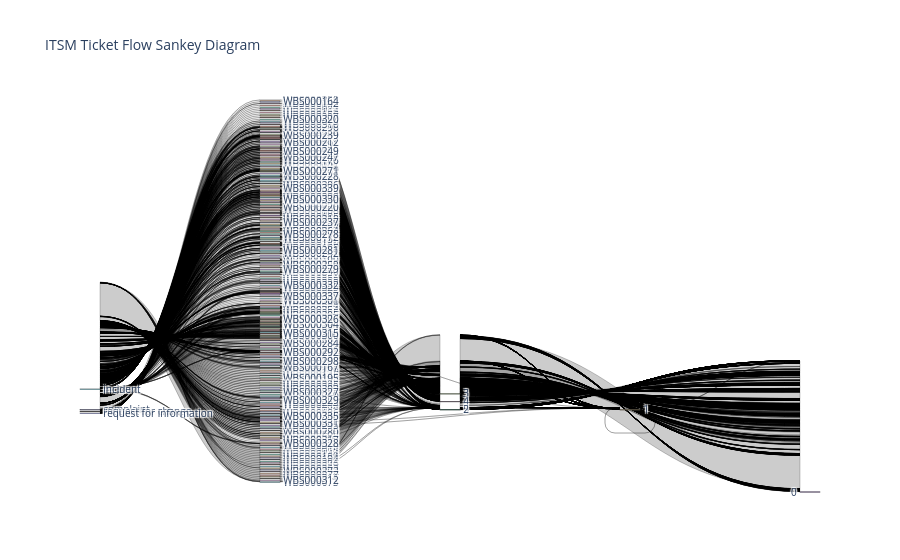

The notebook cell this image was saved under:
### Markdown cell above
- High median reassignments in specific WBS codes pinpoint departments where tickets reassign due to misrouting or technical complexity, signaling a need for Targeted Task 3 Automation.
- Large  outliers in High Priority tickets reveal inconsistent handling of urgent issues; these departments require Strict SLA Enforcement and specialized training.
- Departments showing high reassignments even for Low Priority tickets are primary candidates for Self-Service Portals, which would deflect these repetitive queries and reduce manual overhead.

### Code cell
# Aggregate data
sankey_df = df_eda.groupby(['Category','WBS','Priority','Has_RFC']).size().reset_index(name='Count')

# Create labels list
labels = list(pd.unique(
    sankey_df[['Category','WBS','Priority','Has_RFC']].values.ravel()
))

# Create mapping dictionary
label_dict = {label: i for i, label in enumerate(labels)}

# Create source and target lists
source = []
target = []
value = []

for _, row in sankey_df.iterrows():
    source.append(label_dict[row['Category']])
    target.append(label_dict[row['WBS']])
    value.append(row['Count'])

    source.append(label_dict[row['WBS']])
    target.append(label_dict[row['Priority']])
    value.append(row['Count'])

    source.append(label_dict[row['Priority']])
    target.append(label_dict[row['Has_RFC']])
    value.append(row['Count'])

fig = go.Figure(data=[go.Sankey(
    node=dict(label=labels),
    link=dict(source=source, target=target, value=value)
)])

fig.update_layout(title_text="ITSM Ticket Flow Sankey Diagram", font_size=10)
fig.show()

### Figure 1 — Plotly figure (JSON) as saved in the notebook; plotly's stock layout.template omitted (floating-point values rounded to 4 significant figures; data arrays with more than 128 entries replaced by an {"elided": "..."} marker saying what was removed)
{"data": [{"link": {"source": {"elided": "2955 int values"}, "target": {"elided": "2955 int values"}, "value": {"elided": "2955 int values"}}, "node": {"label": {"elided": "283 mixed values"}}, "type": "sankey"}], "layout": {"font": {"size": 10}, "title": {"text": "ITSM Ticket Flow Sankey Diagram"}}}
